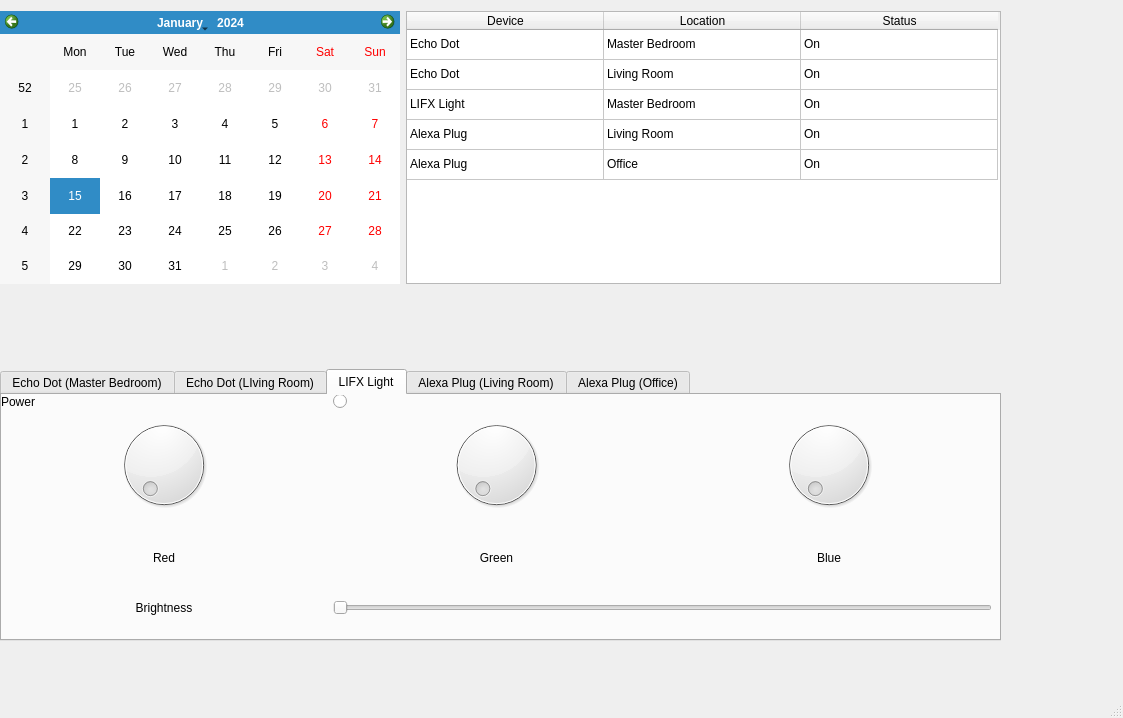
<?xml version="1.0" encoding="UTF-8"?>
<ui version="4.0">
 <class>SmartHub</class>
 <widget class="QMainWindow" name="SmartHub">
  <property name="geometry">
   <rect>
    <x>0</x>
    <y>0</y>
    <width>1123</width>
    <height>718</height>
   </rect>
  </property>
  <property name="sizePolicy">
   <sizepolicy hsizetype="Preferred" vsizetype="Fixed">
    <horstretch>0</horstretch>
    <verstretch>0</verstretch>
   </sizepolicy>
  </property>
  <property name="windowTitle">
   <string>MainWindow</string>
  </property>
  <widget class="QWidget" name="centralwidget">
   <widget class="QWidget" name="gridLayoutWidget">
    <property name="geometry">
     <rect>
      <x>0</x>
      <y>0</y>
      <width>1001</width>
      <height>641</height>
     </rect>
    </property>
    <layout class="QGridLayout" name="gridLayout">
     <property name="sizeConstraint">
      <enum>QLayout::SetDefaultConstraint</enum>
     </property>
     <property name="horizontalSpacing">
      <number>6</number>
     </property>
     <item row="2" column="1">
      <widget class="QTableWidget" name="tableWidget_2">
       <property name="sizePolicy">
        <sizepolicy hsizetype="Minimum" vsizetype="Minimum">
         <horstretch>0</horstretch>
         <verstretch>0</verstretch>
        </sizepolicy>
       </property>
       <property name="sortingEnabled">
        <bool>true</bool>
       </property>
       <attribute name="horizontalHeaderVisible">
        <bool>true</bool>
       </attribute>
       <attribute name="horizontalHeaderCascadingSectionResizes">
        <bool>false</bool>
       </attribute>
       <attribute name="horizontalHeaderMinimumSectionSize">
        <number>65</number>
       </attribute>
       <attribute name="horizontalHeaderDefaultSectionSize">
        <number>197</number>
       </attribute>
       <attribute name="horizontalHeaderHighlightSections">
        <bool>true</bool>
       </attribute>
       <attribute name="horizontalHeaderShowSortIndicator" stdset="0">
        <bool>true</bool>
       </attribute>
       <attribute name="verticalHeaderVisible">
        <bool>false</bool>
       </attribute>
       <row>
        <property name="text">
         <string>0</string>
        </property>
       </row>
       <row>
        <property name="text">
         <string>3</string>
        </property>
       </row>
       <row>
        <property name="text">
         <string>2</string>
        </property>
       </row>
       <row>
        <property name="text">
         <string>New Row</string>
        </property>
       </row>
       <row>
        <property name="text">
         <string>4</string>
        </property>
       </row>
       <column>
        <property name="text">
         <string>Device</string>
        </property>
       </column>
       <column>
        <property name="text">
         <string>Location</string>
        </property>
       </column>
       <column>
        <property name="text">
         <string>Status</string>
        </property>
       </column>
       <item row="0" column="0">
        <property name="text">
         <string>Echo Dot</string>
        </property>
       </item>
       <item row="0" column="1">
        <property name="text">
         <string>Master Bedroom</string>
        </property>
       </item>
       <item row="0" column="2">
        <property name="text">
         <string>On</string>
        </property>
       </item>
       <item row="1" column="0">
        <property name="text">
         <string>Echo Dot</string>
        </property>
       </item>
       <item row="1" column="1">
        <property name="text">
         <string>Living Room</string>
        </property>
       </item>
       <item row="1" column="2">
        <property name="text">
         <string>On</string>
        </property>
       </item>
       <item row="2" column="0">
        <property name="text">
         <string>LIFX Light</string>
        </property>
       </item>
       <item row="2" column="1">
        <property name="text">
         <string>Master Bedroom</string>
        </property>
       </item>
       <item row="2" column="2">
        <property name="text">
         <string>On</string>
        </property>
       </item>
       <item row="3" column="0">
        <property name="text">
         <string>Alexa Plug</string>
        </property>
       </item>
       <item row="3" column="1">
        <property name="text">
         <string>Living Room</string>
        </property>
       </item>
       <item row="3" column="2">
        <property name="text">
         <string>On</string>
        </property>
       </item>
       <item row="4" column="0">
        <property name="text">
         <string>Alexa Plug</string>
        </property>
       </item>
       <item row="4" column="1">
        <property name="text">
         <string>Office</string>
        </property>
       </item>
       <item row="4" column="2">
        <property name="text">
         <string>On</string>
        </property>
       </item>
      </widget>
     </item>
     <item row="2" column="0">
      <widget class="QCalendarWidget" name="calendarWidget">
       <property name="sizePolicy">
        <sizepolicy hsizetype="Minimum" vsizetype="Minimum">
         <horstretch>0</horstretch>
         <verstretch>0</verstretch>
        </sizepolicy>
       </property>
       <property name="maximumSize">
        <size>
         <width>400</width>
         <height>366</height>
        </size>
       </property>
      </widget>
     </item>
     <item row="0" column="0">
      <spacer name="verticalSpacer_2">
       <property name="orientation">
        <enum>Qt::Vertical</enum>
       </property>
       <property name="sizeType">
        <enum>QSizePolicy::Minimum</enum>
       </property>
       <property name="sizeHint" stdset="0">
        <size>
         <width>20</width>
         <height>1</height>
        </size>
       </property>
      </spacer>
     </item>
     <item row="3" column="0">
      <spacer name="verticalSpacer">
       <property name="orientation">
        <enum>Qt::Vertical</enum>
       </property>
       <property name="sizeType">
        <enum>QSizePolicy::Minimum</enum>
       </property>
       <property name="sizeHint" stdset="0">
        <size>
         <width>20</width>
         <height>79</height>
        </size>
       </property>
      </spacer>
     </item>
     <item row="4" column="0" colspan="2">
      <layout class="QGridLayout" name="gridLayout_2"/>
     </item>
     <item row="1" column="0">
      <spacer name="verticalSpacer_3">
       <property name="orientation">
        <enum>Qt::Vertical</enum>
       </property>
       <property name="sizeType">
        <enum>QSizePolicy::Preferred</enum>
       </property>
       <property name="sizeHint" stdset="0">
        <size>
         <width>20</width>
         <height>10</height>
        </size>
       </property>
      </spacer>
     </item>
     <item row="5" column="0" colspan="2">
      <widget class="QTabWidget" name="tabWidget">
       <property name="currentIndex">
        <number>2</number>
       </property>
       <widget class="QWidget" name="echoDotMaster">
        <attribute name="title">
         <string>Echo Dot (Master Bedroom)</string>
        </attribute>
        <widget class="QWidget" name="gridLayoutWidget_7">
         <property name="geometry">
          <rect>
           <x>0</x>
           <y>0</y>
           <width>1001</width>
           <height>231</height>
          </rect>
         </property>
         <layout class="QGridLayout" name="gridLayout_10">
          <item row="2" column="0">
           <widget class="QLabel" name="label_16">
            <property name="text">
             <string>Notifications</string>
            </property>
            <property name="alignment">
             <set>Qt::AlignCenter</set>
            </property>
           </widget>
          </item>
          <item row="1" column="1">
           <widget class="QPushButton" name="pushButton_7">
            <property name="maximumSize">
             <size>
              <width>265</width>
              <height>16777215</height>
             </size>
            </property>
            <property name="text">
             <string>On</string>
            </property>
           </widget>
          </item>
          <item row="1" column="0">
           <widget class="QLabel" name="label_17">
            <property name="text">
             <string>Status</string>
            </property>
            <property name="alignment">
             <set>Qt::AlignCenter</set>
            </property>
           </widget>
          </item>
          <item row="1" column="2">
           <spacer name="horizontalSpacer_5">
            <property name="orientation">
             <enum>Qt::Horizontal</enum>
            </property>
            <property name="sizeType">
             <enum>QSizePolicy::Minimum</enum>
            </property>
            <property name="sizeHint" stdset="0">
             <size>
              <width>594</width>
              <height>20</height>
             </size>
            </property>
           </spacer>
          </item>
          <item row="0" column="1">
           <spacer name="verticalSpacer_8">
            <property name="orientation">
             <enum>Qt::Vertical</enum>
            </property>
            <property name="sizeType">
             <enum>QSizePolicy::Fixed</enum>
            </property>
            <property name="sizeHint" stdset="0">
             <size>
              <width>19</width>
              <height>20</height>
             </size>
            </property>
           </spacer>
          </item>
          <item row="2" column="1" colspan="2">
           <widget class="QListWidget" name="listWidget_5">
            <property name="maximumSize">
             <size>
              <width>790</width>
              <height>16777215</height>
             </size>
            </property>
            <property name="layoutMode">
             <enum>QListView::SinglePass</enum>
            </property>
            <property name="viewMode">
             <enum>QListView::ListMode</enum>
            </property>
            <property name="modelColumn">
             <number>0</number>
            </property>
            <property name="uniformItemSizes">
             <bool>false</bool>
            </property>
            <property name="selectionRectVisible">
             <bool>true</bool>
            </property>
            <item>
             <property name="text">
              <string>Package has been delivered</string>
             </property>
            </item>
            <item>
             <property name="text">
              <string>Severe Thunderstorm Warning</string>
             </property>
            </item>
           </widget>
          </item>
         </layout>
        </widget>
       </widget>
       <widget class="QWidget" name="tab_2">
        <attribute name="title">
         <string>Echo Dot (LIving Room)</string>
        </attribute>
        <widget class="QWidget" name="gridLayoutWidget_6">
         <property name="geometry">
          <rect>
           <x>-1</x>
           <y>-1</y>
           <width>1001</width>
           <height>231</height>
          </rect>
         </property>
         <layout class="QGridLayout" name="gridLayout_6">
          <item row="2" column="0">
           <widget class="QLabel" name="label_9">
            <property name="text">
             <string>Notifications</string>
            </property>
            <property name="alignment">
             <set>Qt::AlignCenter</set>
            </property>
           </widget>
          </item>
          <item row="1" column="1">
           <widget class="QPushButton" name="pushButton_3">
            <property name="maximumSize">
             <size>
              <width>265</width>
              <height>16777215</height>
             </size>
            </property>
            <property name="text">
             <string>On</string>
            </property>
           </widget>
          </item>
          <item row="1" column="0">
           <widget class="QLabel" name="label_8">
            <property name="text">
             <string>Status</string>
            </property>
            <property name="alignment">
             <set>Qt::AlignCenter</set>
            </property>
           </widget>
          </item>
          <item row="1" column="2">
           <spacer name="horizontalSpacer">
            <property name="orientation">
             <enum>Qt::Horizontal</enum>
            </property>
            <property name="sizeType">
             <enum>QSizePolicy::Minimum</enum>
            </property>
            <property name="sizeHint" stdset="0">
             <size>
              <width>594</width>
              <height>20</height>
             </size>
            </property>
           </spacer>
          </item>
          <item row="0" column="1">
           <spacer name="verticalSpacer_4">
            <property name="orientation">
             <enum>Qt::Vertical</enum>
            </property>
            <property name="sizeType">
             <enum>QSizePolicy::Fixed</enum>
            </property>
            <property name="sizeHint" stdset="0">
             <size>
              <width>19</width>
              <height>20</height>
             </size>
            </property>
           </spacer>
          </item>
          <item row="2" column="1" colspan="2">
           <widget class="QListWidget" name="listWidget">
            <property name="maximumSize">
             <size>
              <width>790</width>
              <height>16777215</height>
             </size>
            </property>
            <property name="layoutMode">
             <enum>QListView::SinglePass</enum>
            </property>
            <property name="viewMode">
             <enum>QListView::ListMode</enum>
            </property>
            <property name="modelColumn">
             <number>0</number>
            </property>
            <property name="uniformItemSizes">
             <bool>false</bool>
            </property>
            <property name="selectionRectVisible">
             <bool>true</bool>
            </property>
            <item>
             <property name="text">
              <string>Package has been delivered</string>
             </property>
            </item>
            <item>
             <property name="text">
              <string>Severe Thunderstorm Warning</string>
             </property>
            </item>
           </widget>
          </item>
         </layout>
        </widget>
       </widget>
       <widget class="QWidget" name="lifxLIght">
        <attribute name="title">
         <string>LIFX Light</string>
        </attribute>
        <widget class="QWidget" name="gridLayoutWidget_3">
         <property name="geometry">
          <rect>
           <x>-1</x>
           <y>-1</y>
           <width>991</width>
           <height>221</height>
          </rect>
         </property>
         <layout class="QGridLayout" name="gridLayout_3">
          <item row="1" column="2">
           <widget class="QDial" name="dial_3"/>
          </item>
          <item row="2" column="1">
           <widget class="QLabel" name="label_3">
            <property name="text">
             <string>Green</string>
            </property>
            <property name="alignment">
             <set>Qt::AlignCenter</set>
            </property>
           </widget>
          </item>
          <item row="1" column="1">
           <widget class="QDial" name="dial_2"/>
          </item>
          <item row="2" column="0">
           <widget class="QLabel" name="label_2">
            <property name="layoutDirection">
             <enum>Qt::RightToLeft</enum>
            </property>
            <property name="text">
             <string>Red</string>
            </property>
            <property name="alignment">
             <set>Qt::AlignCenter</set>
            </property>
           </widget>
          </item>
          <item row="0" column="1">
           <widget class="QRadioButton" name="radioButton">
            <property name="text">
             <string/>
            </property>
           </widget>
          </item>
          <item row="0" column="0">
           <widget class="QLabel" name="label">
            <property name="text">
             <string>Power</string>
            </property>
           </widget>
          </item>
          <item row="3" column="1" colspan="2">
           <widget class="QSlider" name="horizontalSlider">
            <property name="orientation">
             <enum>Qt::Horizontal</enum>
            </property>
           </widget>
          </item>
          <item row="3" column="0">
           <widget class="QLabel" name="label_6">
            <property name="text">
             <string>Brightness</string>
            </property>
            <property name="alignment">
             <set>Qt::AlignCenter</set>
            </property>
           </widget>
          </item>
          <item row="1" column="0">
           <widget class="QDial" name="dial"/>
          </item>
          <item row="2" column="2">
           <widget class="QLabel" name="label_4">
            <property name="text">
             <string>Blue</string>
            </property>
            <property name="alignment">
             <set>Qt::AlignCenter</set>
            </property>
           </widget>
          </item>
         </layout>
        </widget>
       </widget>
       <widget class="QWidget" name="tab">
        <attribute name="title">
         <string>Alexa Plug (Living Room)</string>
        </attribute>
        <widget class="QWidget" name="gridLayoutWidget_4">
         <property name="geometry">
          <rect>
           <x>0</x>
           <y>0</y>
           <width>1001</width>
           <height>221</height>
          </rect>
         </property>
         <layout class="QGridLayout" name="gridLayout_4">
          <item row="0" column="0">
           <widget class="QLabel" name="label_5">
            <property name="text">
             <string>Power</string>
            </property>
           </widget>
          </item>
          <item row="0" column="1">
           <widget class="QPushButton" name="pushButton">
            <property name="text">
             <string>On</string>
            </property>
           </widget>
          </item>
         </layout>
        </widget>
       </widget>
       <widget class="QWidget" name="tab_3">
        <attribute name="title">
         <string>Alexa Plug (Office)</string>
        </attribute>
        <widget class="QWidget" name="gridLayoutWidget_5">
         <property name="geometry">
          <rect>
           <x>0</x>
           <y>0</y>
           <width>1001</width>
           <height>221</height>
          </rect>
         </property>
         <layout class="QGridLayout" name="gridLayout_5">
          <item row="0" column="0">
           <widget class="QLabel" name="label_7">
            <property name="text">
             <string>Power</string>
            </property>
           </widget>
          </item>
          <item row="0" column="1">
           <widget class="QPushButton" name="pushButton_2">
            <property name="text">
             <string>On</string>
            </property>
           </widget>
          </item>
         </layout>
        </widget>
       </widget>
      </widget>
     </item>
    </layout>
   </widget>
  </widget>
  <widget class="QMenuBar" name="menubar">
   <property name="geometry">
    <rect>
     <x>0</x>
     <y>0</y>
     <width>1123</width>
     <height>25</height>
    </rect>
   </property>
  </widget>
  <widget class="QStatusBar" name="statusbar"/>
 </widget>
 <resources/>
 <connections/>
</ui>
